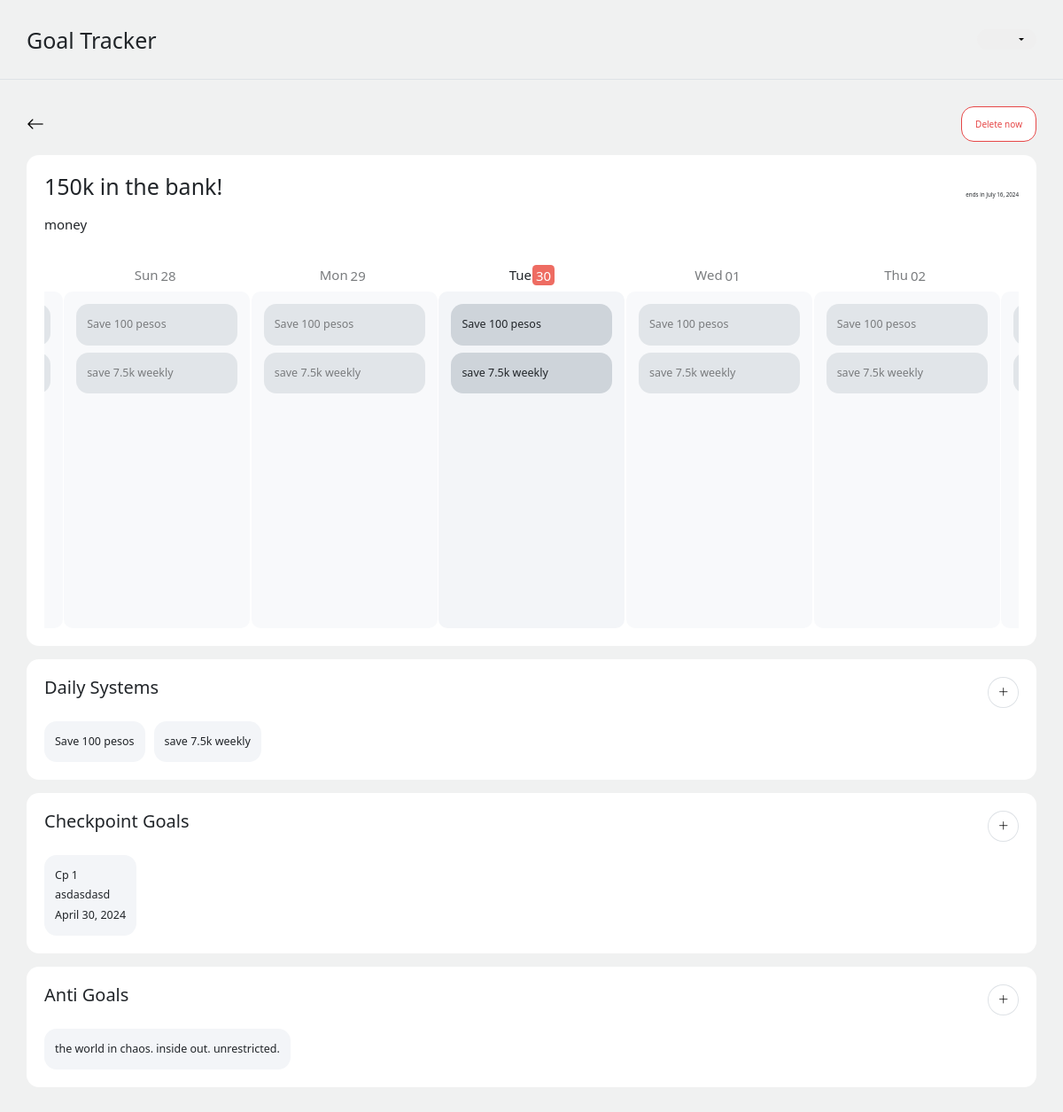
Screenshot of /big-goal/150k in the bank! (signed in) with the database file from the repository.
### goals_tracker/models.py (models this page shows, shortened)
class BaseModel(models.Model):
    title = models.CharField(max_length=300)
    description = models.TextField(blank=True)
    class Meta:
        abstract = True

class BigGoal(BaseModel):
    user = models.ForeignKey(User, on_delete=models.CASCADE)
    start = models.DateField(default=date.today)
    deadline = models.DateField()
    def serialize(self):
        return {
            "id": self.id,
            "user": self.user.username,
            "title": self.title,
            "description": self.description,
            "start": self.start.strftime("%Y-%m-%d"),
            "deadline": self.deadline.strftime("%Y-%m-%d"),
        }

class DailySystem(models.Model):
    big_goal = models.ForeignKey(BigGoal, on_delete=models.CASCADE)
    action = models.CharField(max_length=300)
    def serialize(self):
        return {
            "id": self.id,
            "big_goal": self.big_goal.title,
            "action": self.action,
        }

class CheckpointGoal(BaseModel):
    big_goal = models.ForeignKey(BigGoal, on_delete=models.CASCADE)
    date = models.DateField(default=date.today)
    def serialize(self):
        return {
            "id": self.id,
            "big_goal": self.big_goal.title,
            "title": self.title,
            "description": self.description,
            "date": self.date,
        }

class AntiGoal(models.Model):
    big_goal = models.ForeignKey(BigGoal, on_delete=models.CASCADE)
    description = models.TextField()
    def serialize(self):
        return {
            "id": self.id,
            "big_goal": self.big_goal.title,
            "description": self.description,
        }

### goals_tracker/views.py (the view)
# urls.py: path("big-goal/<str:title>", views.big_goal, name="big_goal"),
def big_goal(request, title):
   if request.method == "GET":
      big_goal_page = big_goal_data(request, title)
      return render(request, "goals_tracker/big_goal_page.html", big_goal_page)

### goals_tracker/templates/goals_tracker/big_goal_page.html (shortened to what this page needs)
{% extends "goals_tracker/layout.html" %}  {% block body %}
<main class="py-5" id="big-goal-page">
  <section class="d-flex justify-content-between">
    <div class="align-self-center">
      <a href="{% url 'goals_tracker:index' %}">
        <button class="border-0 bg-transparent fs-2">
          <i class="bi bi-arrow-left"></i>
        </button>
      </a>
    </div>
    <div>
      <button id="delete-now-btn" class="delete-now-btn box-radius">Delete now</button>
    </div>
  </section>
    <section class="big-goal-section box-radius mt-4">
      <div class="d-flex justify-content-between">
        <h1 class="fw-normal m-0">{{ big_goal.title }}</h1>
        <span class="align-self-end">ends in {{ timeline.deadline }}</span>
      </div>
      <div class="mt-4">
        {% if big_goal.description %}
          <p class="fs-4">{{big_goal.description}}</p>
        {% endif %}
        <div class="mt-5">
          <div class="timeline" id="timeline">
            {% for date in timeline.all_dates %}
            <div class="timeline-item" data-date={{date}}>
              <div class="timeline-item--head">
                {% if date|length >= 8 %}
                <span class="m-0">{{ date|slice:"3:6" }}</span>
                <span class="timeline-item--head-day">{{ date|slice:"7:9" }}</span>
                {% else %}
                <span class="m-0">{{ date|slice:":3" }}</span>
                <span class="timeline-item--head-day">{{ date|slice:"4:" }}</span>
                {% endif %}
              </div>
              <div class="timeline-item--body">
                {% for system in daily_systems %}
                  <div class="bg-dark-subtle box-radius daily-system-box">
                    <p class="fs-5 m-0"> {{ system.action }} </p>
                  </div>
                {% endfor %}
              </div>
            </div>
            {% endfor %}
          </div>
        </div>
      </div>
    </section>
    <section class="daily-systems-section box-radius mt-4">
      <div class="d-flex justify-content-between mb-4">
        <h2 class="fw-normal m-0">Daily Systems</h2>
        <button
          class="border bg-transparent py-2 px-3 fs-5 rounded-circle"
          id="open-daily-system-modal"
        >
          <i class="bi bi-plus-lg"></i>
        </button>
      </div>
      <div class="d-flex flex-wrap gap-3">
        {% for system in daily_systems %}
        <div class="box-radius daily-system-box">
          <p class="m-0 fs-5">{{ system.action }}</p>
        </div>
        {% empty %}
        <div>No Daily Systems. Create One Now.</div>
        {% endfor %}
      </div>
    </section>
    <section class="checkpoint-goals-section box-radius mt-4">
      <div class="d-flex justify-content-between mb-4">
        <h2 class="fw-normal">Checkpoint Goals</h2>
        <button
          class="border bg-transparent py-2 px-3 fs-5 rounded-circle"
          id="open-checkpoint-goal-modal"
        >
          <i class="bi bi-plus-lg"></i>
        </button>
      </div>
      <div class="d-flex flex-wrap gap-3">
      {% for cp_goal in checkpoint_goals %}
        <div class="box-radius checkpoint-goal-box">
          <p class="m-0 fs-5">{{ cp_goal.title }}</p>
          <p class="m-0 fs-5">{{ cp_goal.description }}</p>
          <p class="m-0 fs-5">{{ cp_goal.date }}</p>
        </div>
        {% empty %}
        <div>No Checkpoint Goals. Create One Now.</div>
      {% endfor %}
      </div>
    </section>
    <section class="anti-goals-section box-radius mt-4">
      <div class="d-flex justify-content-between mb-4">
        <h2 class="fw-normal">Anti Goals</h2>
        <button
          class="border bg-transparent py-2 px-3 fs-5 rounded-circle"
          id="open-anti-goal-modal"
        >
          <i class="bi bi-plus-lg"></i>
        </button>
      </div>
      <div class="d-flex flex-wrap gap-3">
        {% for xgoal in anti_goals %}
        <div class="box-radius anti-goal-box">
          <p class="m-0 fs-5">{{ xgoal.description }}</p>
        </div>
        {% empty %}
        <div>No Anti Goals. Create One Now.</div>
        {% endfor %}
      </div>
    </section>
</main>
{% endblock %}

### goals_tracker/static/goals_tracker/styles.css (style rules this page uses)
:root { --body-bg: #f0f1f1; --white-bg: #ffffff; --dark-bg: rgb(36, 37, 41); --gray-bg: rgb(243, 245, 248); --red-bg: rgb(238, 108, 98); }
* { margin: 0; padding: 0; box-sizing: border-box; }
body, html { font-size: 62.5%; line-height: 1.8; background-color: var(--body-bg); }
.box-radius { border-radius: 1.4rem; }
.delete-now-btn { background-color: var(--white-bg); border: 1px solid rgb(230, 71, 71); color: rgb(230, 71, 71); padding: 1rem 1.5rem; font-size: 1rem; }
.daily-system-box, .checkpoint-goal-box, .anti-goal-box { background-color: var(--gray-bg); padding: 1.2rem; cursor: pointer; }
.big-goal-section, .daily-systems-section, .checkpoint-goals-section, .anti-goals-section { padding: 2rem; background-color: var(--white-bg); }
.checkpoint-goal-box { background-color: var(--gray-bg); padding: 1.2rem; }
.timeline { background-color: transparent; overflow: scroll; white-space: nowrap; }
.timeline-item { display: inline-block; opacity: 0.6; }
.timeline-item-today { opacity: 1; }
.timeline-item--head { text-align: center; font-size: 1.5rem; margin-bottom: 0.5rem; font-weight: 300; }
.timeline-item--head-today { font-weight: 400; }
.timeline-item--head-day { margin-left: -5px; padding: .15rem .4rem; border-radius: .45rem; }
.timeline-item--head-day-on { margin-left: -3px; background-color: var(--red-bg); color: var(--white-bg); }
.timeline-item--body { display: flex; flex-direction: column; row-gap: .8rem; width: 21rem; height: 38rem; background-color: var(--gray-bg); border-radius: 1rem; overflow: scroll; padding: 1.4rem; }

### rows the page displays
BigGoal: title "150k in the bank!", deadline "July 16, 2024", description "money"
DailySystem: action "Save 100 pesos" "Save 100 pesos" "Save 100 pesos" "Save 100 pesos" "Save 100 pesos", action "Save 100 pesos"
DailySystem: action "save 7.5k weekly" "save 7.5k weekly" "save 7.5k weekly" "save 7.5k weekly" "save 7.5k weekly", action "save 7.5k weekly"
CheckpointGoal: title "Cp 1", description "asdasdasd", date "April 30, 2024"
AntiGoal: description "the world in chaos. inside out. unrestricted."

### other values shown
{{ date|slice:"3:6" }} "Sun" "Mon" "Tue" "Wed" "Thu"
{{ date|slice:"7:9" }} "28" "29" "30" "01" "02"
